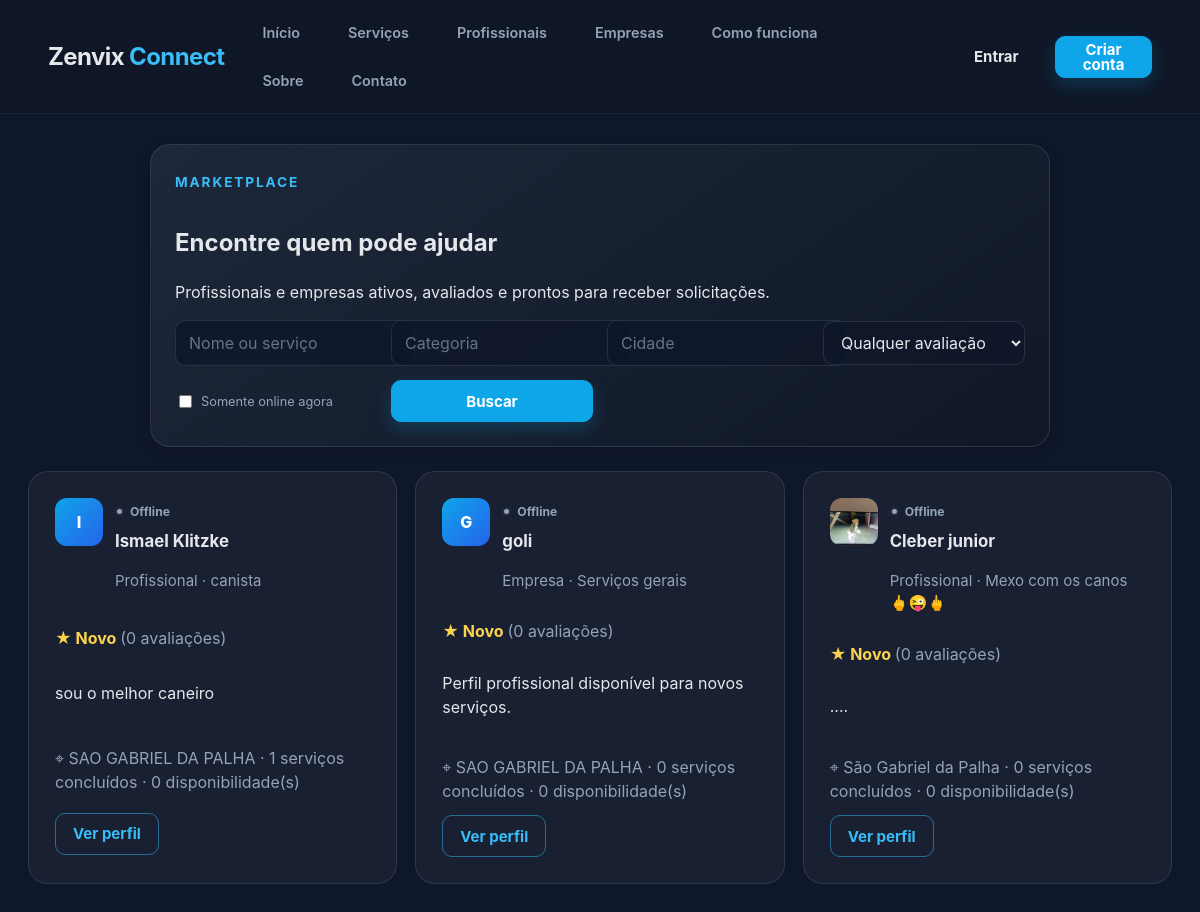
/profissionais, run on an earlier commit of the app's database.
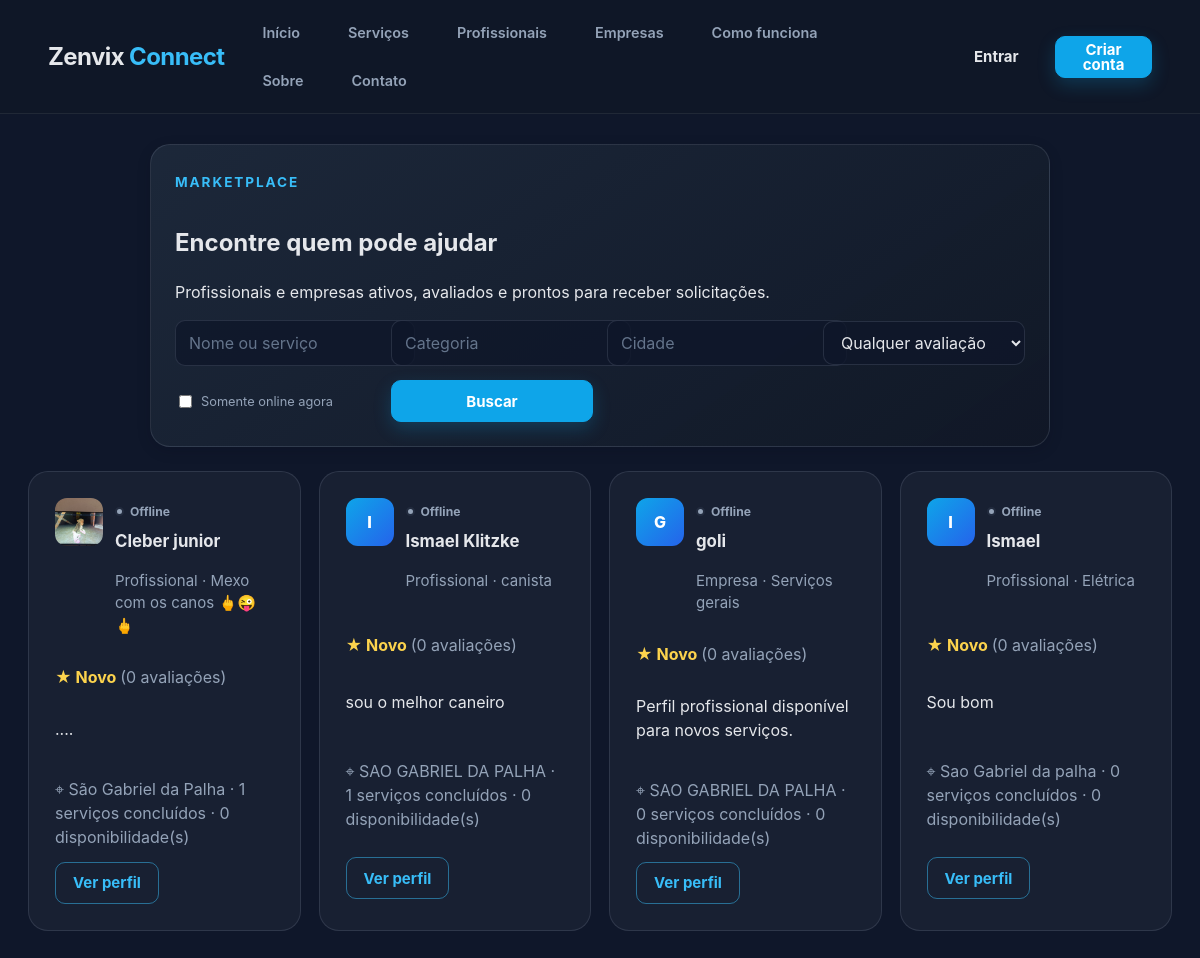
And on a later commit of the database.
### tables this page shows
CREATE TABLE usuarios (
            id INTEGER PRIMARY KEY AUTOINCREMENT,
            nome TEXT NOT NULL,
            email TEXT NOT NULL UNIQUE,
            senha TEXT NOT NULL,
            telefone TEXT,
            cidade TEXT,
            tipo TEXT NOT NULL
        , bio TEXT, especialidade TEXT, empresa_nome TEXT, estado TEXT, bairro TEXT, cpf TEXT, documento TEXT, foto_perfil TEXT, cnpj TEXT, documento_empresa TEXT, logo_empresa TEXT, approval_status TEXT, deletion_requested INTEGER DEFAULT 0, rejection_reason TEXT, status_online TEXT DEFAULT 'offline', TEXT, ultimo_acesso TEXT);

### app.py (the view, shortened to what this page needs)
@app.route("/profissionais")
def profissionais():
    search = request.args.get("q", "").strip()
    category = request.args.get("categoria", "").strip()
    city = request.args.get("cidade", "").strip()
    online_only = request.args.get("online") == "1"
    min_rating = request.args.get("avaliacao", "").strip()
    providers = []
    favorite_ids = set()
    try:
        minimum_rating = float(min_rating) if min_rating else None
    except ValueError:
        minimum_rating = None
    for provider in get_providers(search=search, category=category, city=city, online_only=online_only):
        provider_data = enrich_provider(provider)
        provider_data["recommendation_score"] = get_provider_recommendation_score(provider_data, requested_category=category)
        if minimum_rating and (provider_data["rating"] is None or provider_data["rating"] < minimum_rating):
            continue
        provider_data["is_favorite"] = provider["id"] in favorite_ids
        provider_data["online"] = bool(provider_data.get("online") or provider["id"] in online_users)
        providers.append(provider_data)
    providers.sort(key=lambda item: item["recommendation_score"], reverse=True)
    return render_template(
        "profissionais.html",
        providers=providers,
        search=search,
        category=category,
        city=city,
        online_only=online_only,
        min_rating=min_rating,
    )

### app.py (called while the page is built, shortened)
@app.context_processor
def inject_online_users():
    return {"online_users": online_users}

def generate_csrf_token():
    if "_csrf_token" not in session:
        session["_csrf_token"] = secrets.token_urlsafe(32)
    return session["_csrf_token"]

@app.context_processor
def inject_csrf_token():
    return {"csrf_token": generate_csrf_token()}

def get_db():
    if "db" not in g:
        g.db = sqlite3.connect(DATABASE_PATH)
        g.db.row_factory = sqlite3.Row
    return g.db

def get_provider_rating(provider_id):
    db = get_db()
    row = db.execute(
        "SELECT AVG(nota) AS avg_rating, COUNT(*) AS total FROM avaliacoes WHERE profissional_id = ?",
        (provider_id,),
    ).fetchone()
    avg_rating = row["avg_rating"]
    return (round(avg_rating, 1), row["total"]) if avg_rating is not None else (None, row["total"])

def get_availability_for_user(user_id):
    db = get_db()
    return db.execute(
        "SELECT * FROM disponibilidade WHERE profissional_id = ? ORDER BY id DESC",
        (user_id,),
    ).fetchall()

@app.before_request
def before_request():
    get_db()

@app.teardown_appcontext
def teardown_appcontext(exception):
    close_db(exception)

### templates/profissionais.html (shortened to what this page needs)
{% extends "base.html" %}
{% block content %}
<section class="form-card provider-search-card"><span class="eyebrow">Marketplace</span>
    <h1>Encontre quem pode ajudar</h1>
    <p>Profissionais e empresas ativos, avaliados e prontos para receber solicitações.</p>
    <form action="/profissionais" method="get" class="search-form provider-filters"><input name="q" value="{{ search }}"
            placeholder="Nome ou serviço" class="search-input"><input name="categoria" value="{{ category }}"
            placeholder="Categoria" class="search-input"><input name="cidade" value="{{ city }}" placeholder="Cidade"
            class="search-input"><select name="avaliacao" class="search-select">
            <option value="">Qualquer avaliação</option>
        </select><label class="online-filter"><input type="checkbox" name="online" value="1" {{ 'checked' if online_only
                }}> Somente online agora</label><button type="submit" class="button button-primary">Buscar</button>
    </form>
</section>
{% if providers %}<div class="grid-section provider-result-grid">{% for provider in providers %}<article
        class="provider-card provider-result-card">
        <div class="provider-result-head">
            <div class="avatar provider-result-avatar {% if provider.foto_perfil or provider.logo_empresa %}avatar-image{% endif %}"
                {% if provider.foto_perfil or provider.logo_empresa
                %}style="background-image:url('/static/uploads/{{ provider.foto_perfil or provider.logo_empresa }}')" {%
                endif %}>{% if not provider.foto_perfil and not provider.logo_empresa %}{{ (provider.empresa_nome or
                provider.nome)[0]|upper }}{% endif %}</div>
            <div><span
                    class="presence-label {{ 'online' if provider.id in online_users or provider.online else 'offline' }}"><i
                        class="online-dot"></i> {{ 'Online agora' if provider.id in online_users or provider.online else
                    'Offline' }}</span>
                <h2>{{ provider.empresa_nome or provider.nome }}</h2>
                <p class="provider-role">{{ 'Empresa' if provider.tipo == 'empresa' else 'Profissional' }} · {{
                    provider.especialidade or 'Serviços gerais' }}</p>
            </div>
        </div>
        <div class="form-actions" style="justify-content: space-between; align-items: center;">
            <p class="provider-rating">★ {{ provider.rating if provider.rating is not none else 'Novo' }} <span>({{
                    provider.rating_count }} avaliações)</span></p>
        </div>
        <p>{{ provider.bio or 'Perfil profissional disponível para novos serviços.' }}</p>
        <p class="provider-meta">⌖ {{ provider.cidade or 'Cidade não informada' }} · {{ provider.completed_services }}
            serviços concluídos · {{ provider.availability_count }} disponibilidade(s)</p>
        <div class="form-actions"><a
                href="/{{ 'empresa' if provider.tipo == 'empresa' else 'profissional' }}/{{ provider.id }}"
                class="button button-secondary">Ver perfil</a>{% set is_authenticated = session.get('user_id') %}{% set
            is_client = session.get('user_type') == 'cliente' %}</div>
    </article>{% endfor %}</div>{% else %}<section class="form-card empty-state">
    <h2>Nenhum prestador encontrado.</h2>
    <p>Tente remover filtros ou volte em alguns minutos para ver novos profissionais online.</p>
</section>{% endif %}
{% endblock %}

What changed in the data, as far as the page shows it:
changed usuarios "Cleber junior": completed_services "0" → "1"; moves up the list
added usuarios: nome "I", status_online "Offline", nome "Ismael", tipo "Profissional", especialidade "Elétrica", rating "Novo", rating_count "0", bio "Sou bom", cidade "Sao Gabriel da palha", completed_services "0", availability_count "0"
